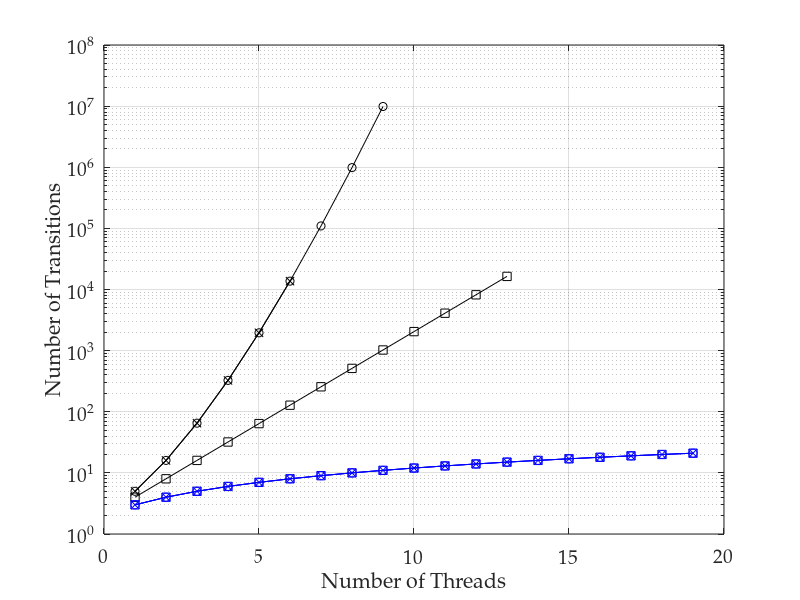

Source code (MATLAB): (Note: this script raises an error after producing the figure.)
%% importing data
transitions = dlmread('indep_trans_1.csv', ',', 1, 0);
% convert 0 values to NaNs, as these don't plot
transitions(transitions==0)=nan;
threads = [1:19];

%% plotting lines

semilogy(threads, transitions(:, 1), 'ko-')
hold on
semilogy(threads, transitions(:, 2), 'kx-')
semilogy(threads, transitions(:, 3), 'ks-')
semilogy(threads, transitions(:, 4), 'bo-')
semilogy(threads, transitions(:, 5), 'bx-')
semilogy(threads, transitions(:, 6), 'bs-')
hold off
grid on

%% adding axis labels
ax = gca;
set(ax, 'FontName', 'Palatino Linotype', 'FontSize', 14);
xlabel('Number of Threads');
ylabel('Number of Transitions');
axis([0 20 1 100000000])
ax.YTick = [1 100 10000 1000000 100000000];

%% output pdf file
h = figure(1);
h.Units = 'centimeters'; % set figure position to cm
%h.Position(2) = [h.Position(2)-9]; % set figure position bevore resize
h.Position([3:4]) = [10,8]; % resize figure
Plot2LaTeX( h, 'indep_trans_fig1' )